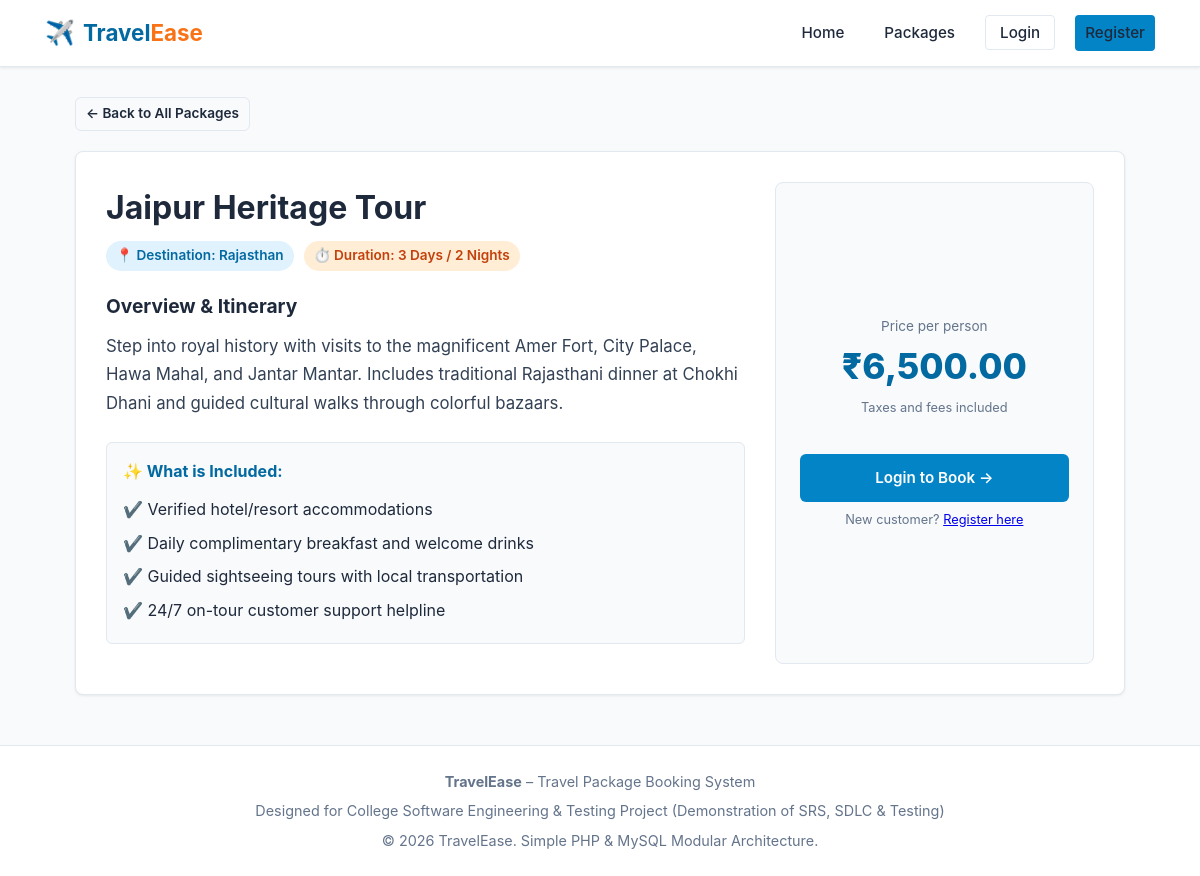
Page /package_details.php?id=3 on the committed database.
### tables this page shows
CREATE TABLE `packages` (
  `id` INT AUTO_INCREMENT PRIMARY KEY,
  `name` VARCHAR(150) NOT NULL,
  `destination` VARCHAR(100) NOT NULL,
  `days` INT NOT NULL,
  `price` DECIMAL(10,2) NOT NULL,
  `description` TEXT NOT NULL,
  `created_at` TIMESTAMP DEFAULT CURRENT_TIMESTAMP
);

### package_details.php (the view, shortened to what this page needs)
<?php
require_once __DIR__ . '/config/database.php';
$package_id = isset($_GET['id']) ? (int)$_GET['id'] : 0;
$sql = "SELECT * FROM packages WHERE id = ? LIMIT 1";
$stmt = mysqli_prepare($conn, $sql);
mysqli_stmt_bind_param($stmt, "i", $package_id);
mysqli_stmt_execute($stmt);
$result = mysqli_stmt_get_result($stmt);
$package = mysqli_fetch_assoc($result);
require_once __DIR__ . '/includes/header.php';
?>
<div style="margin-bottom: 20px;">
    <a href="packages.php" class="btn btn-outline btn-sm">&larr; Back to All Packages</a>
</div>
<div class="package-detail-card">
    <div class="detail-content">
        <h1><?php echo htmlspecialchars($package['name']); ?></h1>
        <div class="detail-badges">
            <span class="badge badge-primary">📍 Destination: <?php echo htmlspecialchars($package['destination']); ?></span>
            <span class="badge badge-accent">⏱️ Duration: <?php echo htmlspecialchars($package['days']); ?> Days / <?php echo max(1, (int)$package['days'] - 1); ?> Nights</span>
        </div>
        <h3 style="margin-bottom: 10px; font-size: 1.2rem;">Overview &amp; Itinerary</h3>
        <p class="detail-desc"><?php echo nl2br(htmlspecialchars($package['description'])); ?></p>
        <div class="detail-highlights">
            <h4 style="font-size: 1rem; color: var(--primary-dark);">✨ What is Included:</h4>
            <ul>
                <li>✔️ Verified hotel/resort accommodations</li>
                <li>✔️ Daily complimentary breakfast and welcome drinks</li>
                <li>✔️ Guided sightseeing tours with local transportation</li>
                <li>✔️ 24/7 on-tour customer support helpline</li>
            </ul>
        </div>
    </div>
    <div class="detail-sidebar">
        <div class="detail-price-box">
            <div class="price-label">Price per person</div>
            <div class="price-val">₹<?php echo number_format($package['price'], 2); ?></div>
            <p style="font-size: 0.8rem; color: var(--text-muted); margin-top: 4px;">Taxes and fees included</p>
        </div>
        <div style="margin-top: 15px;">
            <?php if (isset($_SESSION['user_id'])): ?>
                <?php if ($_SESSION['user_role'] === 'customer'): ?>
                    <a href="booking.php?package_id=<?php echo $package['id']; ?>" class="btn btn-accent btn-block" style="padding: 14px; font-size: 1.05rem;">
                        Book This Package Now &rarr;
                    </a>
                <?php else: ?>
                    <a href="admin/edit_package.php?id=<?php echo $package['id']; ?>" class="btn btn-primary btn-block">
                        ✏️ Edit Package (Admin)
                    </a>
                <?php endif; ?>
            <?php else: ?>
                <a href="login.php" class="btn btn-primary btn-block" style="padding: 12px;">
                    Login to Book &rarr;
                </a>
                <p style="font-size: 0.8rem; color: var(--text-muted); margin-top: 8px;">
                    New customer? <a href="register.php">Register here</a>
                </p>
            <?php endif; ?>
        </div>
    </div>
</div>
<?php require_once __DIR__ . '/includes/footer.php'; ?>

### css/style.css (style rules this page uses)
:root { --primary-color: #0284c7; --primary-dark: #0369a1; --primary-light: #e0f2fe; --accent-color: #f97316; --accent-hover: #ea580c; --text-dark: #1e293b; --text-muted: #64748b; --bg-light: #f8fafc; --card-bg: #ffffff; --border-color: #e2e8f0; --success-color: #10b981; --danger-color: #ef4444; --warning-color: #f59e0b; --shadow-sm: 0 1px 3px rgba(0,0,0,0.08); --shadow-md: 0 4px 12px rgba(0,0,0,0.08); --shadow-lg: 0 10px 25px rgba(0,0,0,0.1); --radius: 8px; --font-stack: -apple-system, BlinkMacSystemFont, "Segoe UI", Roboto, Oxygen, Ubuntu, Cantarell, "Helvetica Neue", sans-serif; }
* { margin: 0; padding: 0; box-sizing: border-box; }
body { font-family: var(--font-stack); background-color: var(--bg-light); color: var(--text-dark); line-height: 1.6; display: flex; flex-direction: column; min-height: 100vh; }
.btn { display: inline-flex; align-items: center; justify-content: center; gap: 6px; padding: 9px 18px; font-size: 0.95rem; font-weight: 600; text-decoration: none; border-radius: 6px; border: none; cursor: pointer; transition: all 0.2s ease; }
.btn-primary { background: var(--primary-color); color: #ffffff; }
.btn-outline { background: transparent; border: 1px solid var(--border-color); color: var(--text-dark); }
.btn-sm { padding: 5px 10px; font-size: 0.85rem; }
.btn-block { width: 100%; }
.package-detail-card { background: #ffffff; border: 1px solid var(--border-color); border-radius: var(--radius); padding: 30px; box-shadow: var(--shadow-sm); display: grid; grid-template-columns: 2fr 1fr; gap: 30px; }
.detail-content h1 { font-size: 2rem; margin-bottom: 8px; }
.detail-badges { display: flex; gap: 10px; margin-bottom: 20px; }
.badge { padding: 4px 10px; border-radius: 20px; font-size: 0.85rem; font-weight: 600; }
.badge-primary { background: var(--primary-light); color: var(--primary-dark); }
.badge-accent { background: #ffedd5; color: #c2410c; }
.detail-desc { color: #334155; font-size: 1.05rem; line-height: 1.7; margin-bottom: 25px; }
.detail-highlights { background: var(--bg-light); border: 1px solid var(--border-color); border-radius: 6px; padding: 16px; margin-bottom: 20px; }
.detail-highlights ul { list-style-type: none; margin-top: 8px; }
.detail-highlights li { padding: 4px 0; color: var(--text-dark); display: flex; align-items: center; gap: 6px; }
.detail-sidebar { background: var(--bg-light); border: 1px solid var(--border-color); border-radius: var(--radius); padding: 24px; display: flex; flex-direction: column; justify-content: center; text-align: center; }
.detail-price-box { margin-bottom: 20px; }
.detail-price-box .price-label { font-size: 0.85rem; color: var(--text-muted); }
.detail-price-box .price-val { font-size: 2.2rem; font-weight: 800; color: var(--primary-dark); }

### rows in the picture
packages: name "Jaipur Heritage Tour", destination "Rajasthan", days "3", max(1,(int)$package['days']-1) "2", description "Step into royal history with visits to the magnificent Amer Fort, City Palace, Hawa Mahal, and Jantar Mantar. Includes traditional Rajasthani dinner at Chokhi Dhani and guided cultural walks through colorful bazaars.", price "6,500.00"
